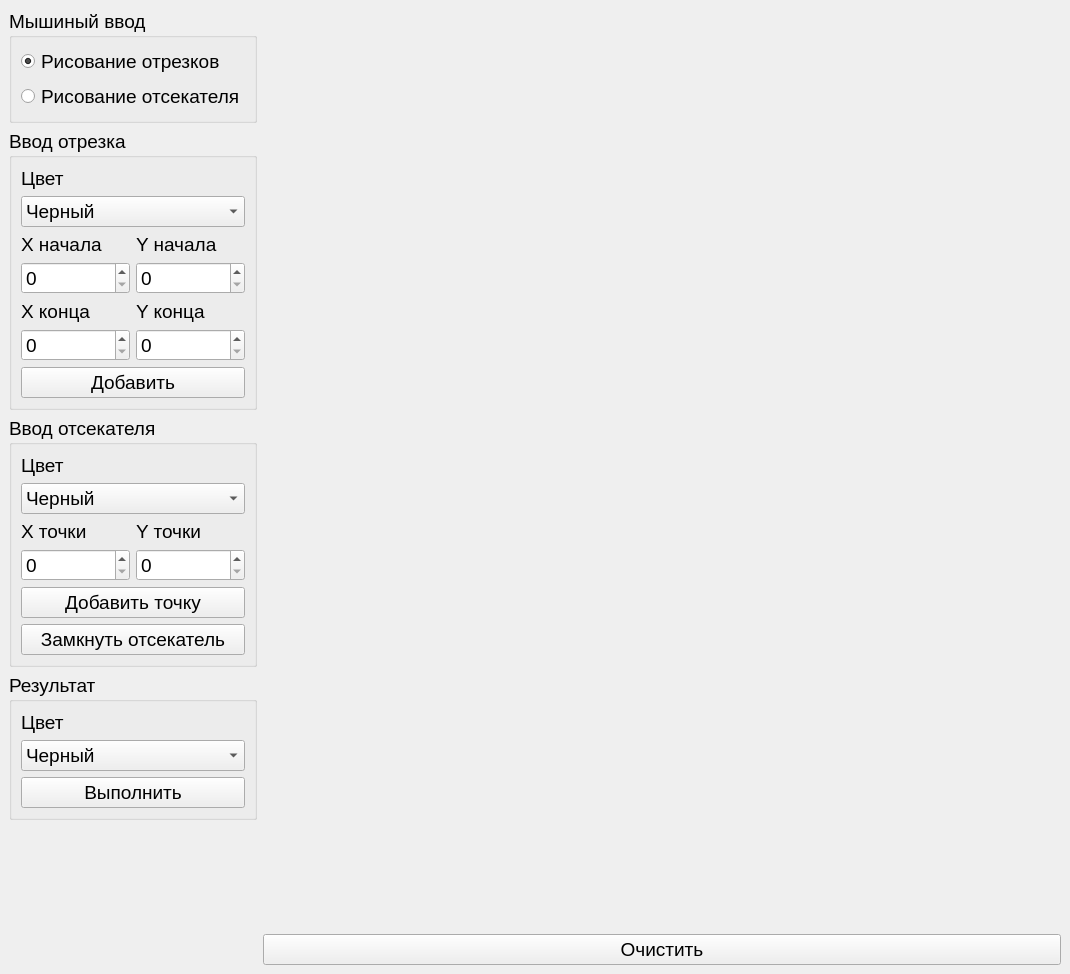
<?xml version="1.0" encoding="UTF-8"?>
<ui version="4.0">
 <class>MainWindow</class>
 <widget class="QMainWindow" name="MainWindow">
  <property name="geometry">
   <rect>
    <x>0</x>
    <y>0</y>
    <width>1070</width>
    <height>974</height>
   </rect>
  </property>
  <property name="font">
   <font>
    <pointsize>14</pointsize>
   </font>
  </property>
  <property name="windowTitle">
   <string>Лабораторная работа №8</string>
  </property>
  <widget class="QWidget" name="centralwidget">
   <layout class="QFormLayout" name="formLayout_2">
    <item row="0" column="0">
     <layout class="QVBoxLayout" name="verticalLayout">
      <item>
       <widget class="QGroupBox" name="groupBox">
        <property name="title">
         <string>Мышиный ввод</string>
        </property>
        <layout class="QFormLayout" name="formLayout">
         <item row="0" column="0">
          <widget class="QRadioButton" name="ls_rb">
           <property name="text">
            <string>Рисование отрезков</string>
           </property>
           <property name="checked">
            <bool>true</bool>
           </property>
          </widget>
         </item>
         <item row="1" column="0">
          <widget class="QRadioButton" name="cutter_rb">
           <property name="text">
            <string>Рисование отсекателя</string>
           </property>
          </widget>
         </item>
        </layout>
       </widget>
      </item>
      <item>
       <widget class="QGroupBox" name="groupBox_2">
        <property name="title">
         <string>Ввод отрезка</string>
        </property>
        <layout class="QGridLayout" name="gridLayout">
         <item row="0" column="0" colspan="2">
          <widget class="QLabel" name="label_2">
           <property name="text">
            <string>Цвет</string>
           </property>
          </widget>
         </item>
         <item row="1" column="0" colspan="2">
          <widget class="QComboBox" name="ls_color_cb">
           <item>
            <property name="text">
             <string>Черный</string>
            </property>
           </item>
           <item>
            <property name="text">
             <string>Белый</string>
            </property>
           </item>
           <item>
            <property name="text">
             <string>Красный</string>
            </property>
           </item>
           <item>
            <property name="text">
             <string>Зеленый</string>
            </property>
           </item>
           <item>
            <property name="text">
             <string>Синий</string>
            </property>
           </item>
           <item>
            <property name="text">
             <string>Желтый</string>
            </property>
           </item>
          </widget>
         </item>
         <item row="2" column="0">
          <widget class="QLabel" name="label_3">
           <property name="text">
            <string>X начала</string>
           </property>
          </widget>
         </item>
         <item row="2" column="1">
          <widget class="QLabel" name="label_4">
           <property name="text">
            <string>Y начала</string>
           </property>
          </widget>
         </item>
         <item row="3" column="0">
          <widget class="QSpinBox" name="ls_x0_sb">
           <property name="maximum">
            <number>1500</number>
           </property>
          </widget>
         </item>
         <item row="3" column="1">
          <widget class="QSpinBox" name="ls_y0_sb">
           <property name="maximum">
            <number>1500</number>
           </property>
          </widget>
         </item>
         <item row="4" column="0">
          <widget class="QLabel" name="label_5">
           <property name="text">
            <string>X конца</string>
           </property>
          </widget>
         </item>
         <item row="4" column="1">
          <widget class="QLabel" name="label_6">
           <property name="text">
            <string>Y конца</string>
           </property>
          </widget>
         </item>
         <item row="5" column="0">
          <widget class="QSpinBox" name="ls_x1_sb">
           <property name="maximum">
            <number>1500</number>
           </property>
          </widget>
         </item>
         <item row="5" column="1">
          <widget class="QSpinBox" name="ls_y1_sb">
           <property name="maximum">
            <number>1500</number>
           </property>
          </widget>
         </item>
         <item row="6" column="0" colspan="2">
          <widget class="QPushButton" name="ls_add_button">
           <property name="text">
            <string>Добавить</string>
           </property>
          </widget>
         </item>
        </layout>
       </widget>
      </item>
      <item>
       <widget class="QGroupBox" name="groupBox_3">
        <property name="title">
         <string>Ввод отсекателя</string>
        </property>
        <layout class="QGridLayout" name="gridLayout_2">
         <item row="3" column="0">
          <widget class="QSpinBox" name="cutter_xmin_sb">
           <property name="minimum">
            <number>0</number>
           </property>
           <property name="maximum">
            <number>1500</number>
           </property>
           <property name="value">
            <number>0</number>
           </property>
          </widget>
         </item>
         <item row="0" column="0" colspan="2">
          <widget class="QLabel" name="label_7">
           <property name="text">
            <string>Цвет</string>
           </property>
          </widget>
         </item>
         <item row="1" column="0" colspan="2">
          <widget class="QComboBox" name="cutter_color_cb">
           <item>
            <property name="text">
             <string>Черный</string>
            </property>
           </item>
           <item>
            <property name="text">
             <string>Белый</string>
            </property>
           </item>
           <item>
            <property name="text">
             <string>Красный</string>
            </property>
           </item>
           <item>
            <property name="text">
             <string>Зеленый</string>
            </property>
           </item>
           <item>
            <property name="text">
             <string>Синий</string>
            </property>
           </item>
           <item>
            <property name="text">
             <string>Красный</string>
            </property>
           </item>
          </widget>
         </item>
         <item row="2" column="1">
          <widget class="QLabel" name="label_10">
           <property name="text">
            <string>Y точки</string>
           </property>
          </widget>
         </item>
         <item row="4" column="0" colspan="2">
          <widget class="QPushButton" name="cutter_add_button">
           <property name="text">
            <string>Добавить точку</string>
           </property>
          </widget>
         </item>
         <item row="3" column="1">
          <widget class="QSpinBox" name="cutter_ymin_sb">
           <property name="maximum">
            <number>1500</number>
           </property>
          </widget>
         </item>
         <item row="2" column="0">
          <widget class="QLabel" name="label_9">
           <property name="text">
            <string>X точки</string>
           </property>
          </widget>
         </item>
         <item row="5" column="0" colspan="2">
          <widget class="QPushButton" name="cutter_lock_button">
           <property name="text">
            <string>Замкнуть отсекатель</string>
           </property>
          </widget>
         </item>
        </layout>
       </widget>
      </item>
      <item>
       <widget class="QGroupBox" name="groupBox_4">
        <property name="title">
         <string>Результат</string>
        </property>
        <layout class="QGridLayout" name="gridLayout_3">
         <item row="0" column="0">
          <widget class="QLabel" name="label_12">
           <property name="text">
            <string>Цвет</string>
           </property>
          </widget>
         </item>
         <item row="2" column="0">
          <widget class="QPushButton" name="perform_button">
           <property name="text">
            <string>Выполнить</string>
           </property>
          </widget>
         </item>
         <item row="1" column="0">
          <widget class="QComboBox" name="result_color_cb">
           <item>
            <property name="text">
             <string>Черный</string>
            </property>
           </item>
           <item>
            <property name="text">
             <string>Белый</string>
            </property>
           </item>
           <item>
            <property name="text">
             <string>Красный</string>
            </property>
           </item>
           <item>
            <property name="text">
             <string>Зеленый</string>
            </property>
           </item>
           <item>
            <property name="text">
             <string>Синий</string>
            </property>
           </item>
           <item>
            <property name="text">
             <string>Желтый</string>
            </property>
           </item>
          </widget>
         </item>
        </layout>
       </widget>
      </item>
      <item>
       <spacer name="verticalSpacer">
        <property name="orientation">
         <enum>Qt::Vertical</enum>
        </property>
        <property name="sizeHint" stdset="0">
         <size>
          <width>20</width>
          <height>40</height>
         </size>
        </property>
       </spacer>
      </item>
     </layout>
    </item>
    <item row="0" column="1">
     <layout class="QVBoxLayout" name="verticalLayout_2">
      <item>
       <widget class="QLabel" name="canvas">
        <property name="text">
         <string/>
        </property>
       </widget>
      </item>
      <item>
       <widget class="QPushButton" name="clear_button">
        <property name="text">
         <string>Очистить</string>
        </property>
       </widget>
      </item>
     </layout>
    </item>
   </layout>
  </widget>
 </widget>
 <resources/>
 <connections/>
</ui>
